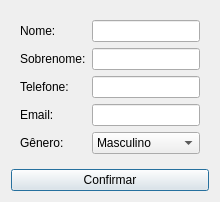
<?xml version="1.0" encoding="UTF-8"?>
<ui version="4.0">
 <class>DialogCadastroUsuario</class>
 <widget class="QDialog" name="DialogCadastroUsuario">
  <property name="windowTitle">
   <string>Cadastrar Usuário</string>
  </property>
  <layout class="QVBoxLayout" name="verticalLayout">

   <!-- Container widget para o QFormLayout -->
   <item>
    <widget class="QWidget" name="formContainer">
     <layout class="QFormLayout" name="formLayout">
      <item row="0" column="0">
       <widget class="QLabel" name="labelNome">
        <property name="text"><string>Nome:</string></property>
       </widget>
      </item>
      <item row="0" column="1">
       <widget class="QLineEdit" name="lineEditNome"/>
      </item>

      <item row="1" column="0">
       <widget class="QLabel" name="labelSobrenome">
        <property name="text"><string>Sobrenome:</string></property>
       </widget>
      </item>
      <item row="1" column="1">
       <widget class="QLineEdit" name="lineEditSobrenome"/>
      </item>

      <item row="2" column="0">
       <widget class="QLabel" name="labelTelefone">
        <property name="text"><string>Telefone:</string></property>
       </widget>
      </item>
      <item row="2" column="1">
       <widget class="QLineEdit" name="lineEditTelefone"/>
      </item>

      <item row="3" column="0">
       <widget class="QLabel" name="labelEmail">
        <property name="text"><string>Email:</string></property>
       </widget>
      </item>
      <item row="3" column="1">
       <widget class="QLineEdit" name="lineEditEmail"/>
      </item>

      <item row="4" column="0">
       <widget class="QLabel" name="labelGenero">
        <property name="text"><string>Gênero:</string></property>
       </widget>
      </item>
      <item row="4" column="1">
       <widget class="QComboBox" name="comboBoxGenero">
        <item><property name="text"><string>Masculino</string></property></item>
        <item><property name="text"><string>Feminino</string></property></item>
        <item><property name="text"><string>Outros</string></property></item>
       </widget>
      </item>
     </layout>
    </widget>
   </item>

   <item>
    <widget class="QPushButton" name="btnConfirmar">
     <property name="text"><string>Confirmar</string></property>
    </widget>
   </item>
  </layout>
 </widget>
 <resources/>
 <connections/>
</ui>
